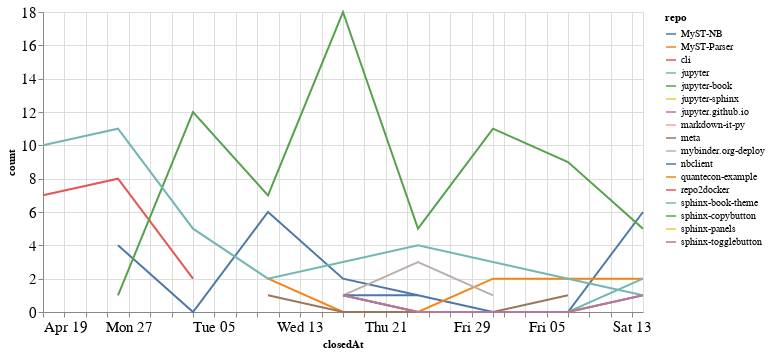

Notebook code cell kept with this figure:
### Code cell
closed_by_time = closed_by.groupby('repo').resample('W', on='closedAt').count()['author'].reset_index()
closed_by_time = closed_by_time.rename(columns={'author': 'count'})

alt.Chart(closed_by_time, width=600).mark_line().encode(
    x='closedAt',
    y='count',
    color='repo',
    tooltip="repo"
)

### Figure 1 — Vega-Lite specification as saved in the notebook (floating-point values rounded to 4 significant figures)
{"config": {"axisLeft": {"labelFontSize": 15}, "axisBottom": {"labelFontSize": 15}}, "data": {"name": "data-53d90b2085a40857d6b6d42f8e9b9de1"}, "mark": "line", "encoding": {"color": {"type": "nominal", "field": "repo"}, "tooltip": {"type": "nominal", "field": "repo"}, "x": {"type": "temporal", "field": "closedAt"}, "y": {"type": "quantitative", "field": "count"}}, "width": 600, "$schema": "https://vega.github.io/schema/vega-lite/v4.8.1.json", "datasets": {"data-53d90b2085a40857d6b6d42f8e9b9de1": [{"repo": "MyST-NB", "closedAt": "2020-04-26T00:00:00", "count": 4}, {"repo": "MyST-NB", "closedAt": "2020-05-03T00:00:00", "count": 0}, {"repo": "MyST-NB", "closedAt": "2020-05-10T00:00:00", "count": 6}, {"repo": "MyST-NB", "closedAt": "2020-05-17T00:00:00", "count": 2}, {"repo": "MyST-NB", "closedAt": "2020-05-24T00:00:00", "count": 1}, {"repo": "MyST-NB", "closedAt": "2020-05-31T00:00:00", "count": 0}, {"repo": "MyST-NB", "closedAt": "2020-06-07T00:00:00", "count": 0}, {"repo": "MyST-NB", "closedAt": "2020-06-14T00:00:00", "count": 6}, {"repo": "MyST-Parser", "closedAt": "2020-05-10T00:00:00", "count": 2}, {"repo": "MyST-Parser", "closedAt": "2020-05-17T00:00:00", "count": 0}, {"repo": "MyST-Parser", "closedAt": "2020-05-24T00:00:00", "count": 0}, {"repo": "MyST-Parser", "closedAt": "2020-05-31T00:00:00", "count": 2}, {"repo": "MyST-Parser", "closedAt": "2020-06-07T00:00:00", "count": 2}, {"repo": "MyST-Parser", "closedAt": "2020-06-14T00:00:00", "count": 2}, {"repo": "cli", "closedAt": "2020-04-19T00:00:00", "count": 7}, {"repo": "cli", "closedAt": "2020-04-26T00:00:00", "count": 8}, {"repo": "cli", "closedAt": "2020-05-03T00:00:00", "count": 2}, {"repo": "jupyter", "closedAt": "2020-05-17T00:00:00", "count": 1}, {"repo": "jupyter", "closedAt": "2020-05-24T00:00:00", "count": 0}, {"repo": "jupyter", "closedAt": "2020-05-31T00:00:00", "count": 0}, {"repo": "jupyter", "closedAt": "2020-06-07T00:00:00", "count": 0}, {"repo": "jupyter", "closedAt": "2020-06-14T00:00:00", "count": 2}, {"repo": "jupyter-book", "closedAt": "2020-04-26T00:00:00", "count": 1}, {"repo": "jupyter-book", "closedAt": "2020-05-03T00:00:00", "count": 12}, {"repo": "jupyter-book", "closedAt": "2020-05-10T00:00:00", "count": 7}, {"repo": "jupyter-book", "closedAt": "2020-05-17T00:00:00", "count": 18}, {"repo": "jupyter-book", "closedAt": "2020-05-24T00:00:00", "count": 5}, {"repo": "jupyter-book", "closedAt": "2020-05-31T00:00:00", "count": 11}, {"repo": "jupyter-book", "closedAt": "2020-06-07T00:00:00", "count": 9}, {"repo": "jupyter-book", "closedAt": "2020-06-14T00:00:00", "count": 5}, {"repo": "jupyter-sphinx", "closedAt": "2020-05-03T00:00:00", "count": 1}, {"repo": "jupyter.github.io", "closedAt": "2020-05-17T00:00:00", "count": 3}, {"repo": "markdown-it-py", "closedAt": "2020-05-10T00:00:00", "count": 2}, {"repo": "meta", "closedAt": "2020-05-10T00:00:00", "count": 1}, {"repo": "meta", "closedAt": "2020-05-17T00:00:00", "count": 0}, {"repo": "meta", "closedAt": "2020-05-24T00:00:00", "count": 0}, {"repo": "meta", "closedAt": "2020-05-31T00:00:00", "count": 0}, {"repo": "meta", "closedAt": "2020-06-07T00:00:00", "count": 1}, {"repo": "mybinder.org-deploy", "closedAt": "2020-05-17T00:00:00", "count": 1}, {"repo": "mybinder.org-deploy", "closedAt": "2020-05-24T00:00:00", "count": 3}, {"repo": "mybinder.org-deploy", "closedAt": "2020-05-31T00:00:00", "count": 1}, {"repo": "nbclient", "closedAt": "2020-05-17T00:00:00", "count": 1}, {"repo": "nbclient", "closedAt": "2020-05-24T00:00:00", "count": 1}, {"repo": "quantecon-example", "closedAt": "2020-05-17T00:00:00", "count": 1}, {"repo": "repo2docker", "closedAt": "2020-05-17T00:00:00", "count": 1}, {"repo": "repo2docker", "closedAt": "2020-05-24T00:00:00", "count": 0}, {"repo": "repo2docker", "closedAt": "2020-05-31T00:00:00", "count": 0}, {"repo": "repo2docker", "closedAt": "2020-06-07T00:00:00", "count": 0}, {"repo": "repo2docker", "closedAt": "2020-06-14T00:00:00", "count": 1}, {"repo": "sphinx-book-theme", "closedAt": "2020-04-19T00:00:00", "count": 10}, {"repo": "sphinx-book-theme", "closedAt": "2020-04-26T00:00:00", "count": 11}, {"repo": "sphinx-book-theme", "closedAt": "2020-05-03T00:00:00", "count": 5}, {"repo": "sphinx-book-theme", "closedAt": "2020-05-10T00:00:00", "count": 2}, {"repo": "sphinx-book-theme", "closedAt": "2020-05-17T00:00:00", "count": 3}, {"repo": "sphinx-book-theme", "closedAt": "2020-05-24T00:00:00", "count": 4}, {"repo": "sphinx-book-theme", "closedAt": "2020-05-31T00:00:00", "count": 3}, {"repo": "sphinx-book-theme", "closedAt": "2020-06-07T00:00:00", "count": 2}, {"repo": "sphinx-book-theme", "closedAt": "2020-06-14T00:00:00", "count": 1}, {"repo": "sphinx-copybutton", "closedAt": "2020-04-26T00:00:00", "count": 5}, {"repo": "sphinx-panels", "closedAt": "2020-05-10T00:00:00", "count": 1}, {"repo": "sphinx-togglebutton", "closedAt": "2020-05-17T00:00:00", "count": 1}, {"repo": "sphinx-togglebutton", "closedAt": "2020-05-24T00:00:00", "count": 0}, {"repo": "sphinx-togglebutton", "closedAt": "2020-05-31T00:00:00", "count": 0}, {"repo": "sphinx-togglebutton", "closedAt": "2020-06-07T00:00:00", "count": 0}, {"repo": "sphinx-togglebutton", "closedAt": "2020-06-14T00:00:00", "count": 1}]}}
